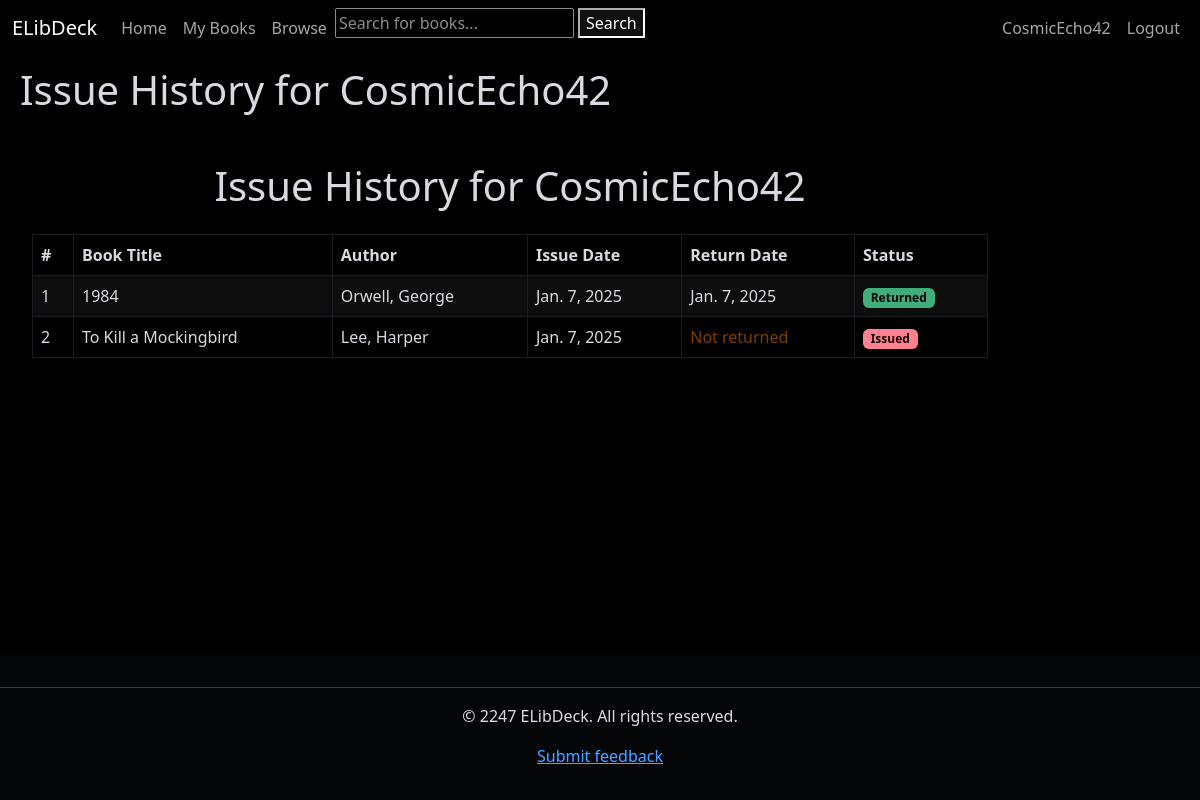
Before: /profile/history (signed in) with the older database file.
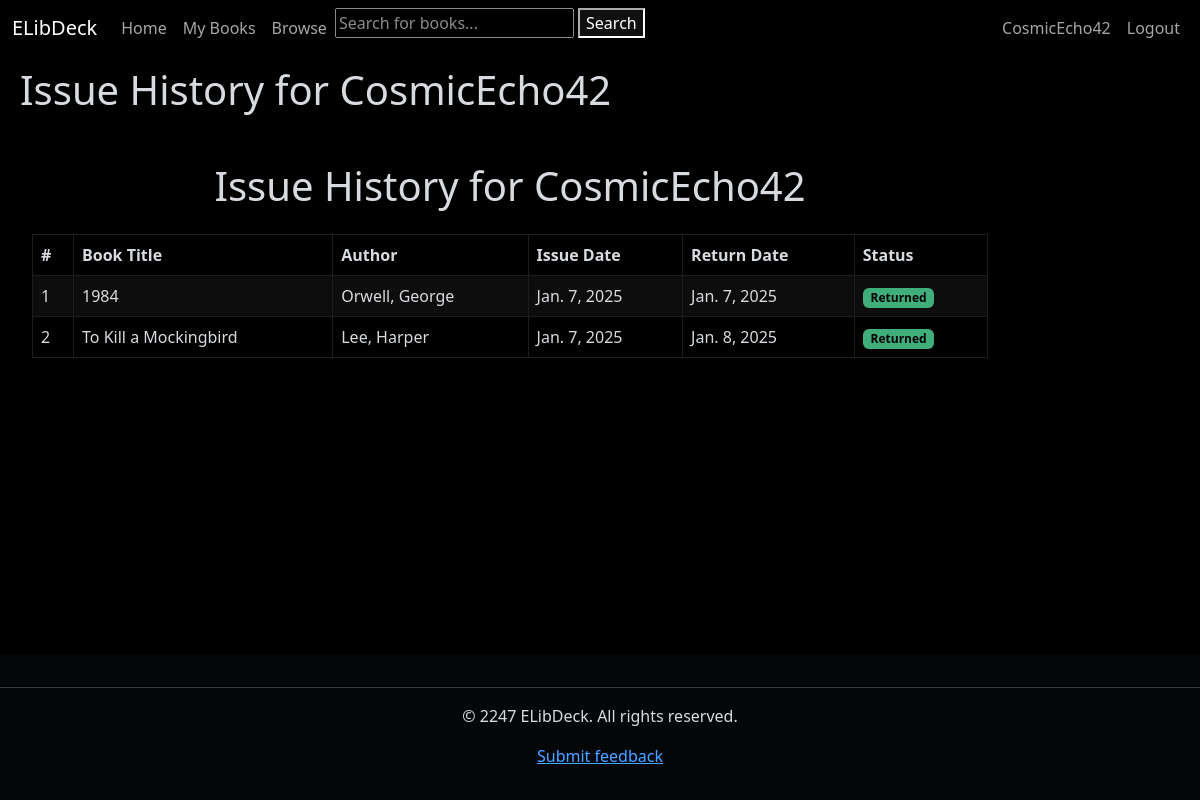
After: the same page with the newer database file.
### books_catalog/models.py (models this page shows, shortened)
class BorrowingHistory(models.Model):
    user = models.ForeignKey(settings.AUTH_USER_MODEL, on_delete=models.CASCADE)
    bookinst = models.ForeignKey(BookInstance, on_delete=models.CASCADE, null=True, blank=True)
    borrowed_date = models.DateField(default=timezone.now)
    return_date = models.DateField(null=True, blank=True)
    @property
    def is_returned(self):
        return self.return_date is not None

class BookInstance(models.Model):
    id = models.UUIDField(primary_key=True, default=uuid.uuid4,
                          help_text="Unique ID for this particular book across whole library")
    book = models.ForeignKey('Book', on_delete=models.RESTRICT, null=True)
    imprint = models.CharField(max_length=200, blank=True, null=True)
    due_date = models.DateField(null=True, blank=True)
    borrower = models.ForeignKey(settings.AUTH_USER_MODEL, on_delete=models.SET_NULL, null=True, blank=True)
    LOAN_STATUS = (
        ('o', 'On loan'),
        ('a', 'Available'),
        ('r', 'Reserved'),
    )
    total_late_fee = models.DecimalField(max_digits=5, decimal_places=2, default=0.00)
    status = models.CharField(
        max_length=1,
        choices=LOAN_STATUS,
        blank=True,
        default='m',
        help_text='Book availability',
    )
    class Meta:
        ordering = ['due_date']
        permissions = (("can_mark_returned", "Set book as returned"),)

class Book(models.Model):
    title = models.CharField(max_length=255, blank=True, null=True, help_text='Title of book')
    author = models.ForeignKey('Author', on_delete=models.RESTRICT, null=True)
    summary = models.TextField(max_length=1000, help_text="Enter a brief description of the book.", blank=True,
                               null=True)
    isbn = models.CharField('ISBN', max_length=13, unique=True, help_text='13 character ISBN', blank=True, null=True)
    genre = models.ManyToManyField(Genre, help_text='Select a genre for this book.')
    cover_image = models.ImageField(upload_to='covers', blank=True, null=True)
    publication_date = models.IntegerField(blank=True, null=True, help_text='Year of publication')
    borrowers = models.ManyToManyField(settings.AUTH_USER_MODEL, blank=True, related_name="borrowed_books")
    class Meta:
        ordering = ['title', '-publication_date']

class Author(models.Model):
    first_name = models.CharField(max_length=100)
    last_name = models.CharField(max_length=100)
    date_of_birth = models.DateField(null=True, blank=True)
    date_of_death = models.DateField('Died', null=True, blank=True)
    class Meta:
        ordering = ['last_name', 'first_name']
    def __str__(self):
        return f'{self.last_name}, {self.first_name}'

### books_catalog/views.py (the view)
# urls.py: path('profile/history', views.issue_history, name='issue-history'),
@login_required
def issue_history(request):
    borrows = BorrowingHistory.objects.filter(user=request.user).order_by('-borrowed_date')
    return render(request, 'books_catalog/issue_history.html', {'borrows': borrows})

### books_catalog/templates/books_catalog/issue_history.html
{% extends 'generic.html' %}
{% block content %}
    <h1>Issue History for {{ request.user.username }}</h1>
    <div class="container mt-5">
        <h1 class="text-center mb-4">Issue History for {{ request.user.username }}</h1>
        <div class="table-responsive">
            <table class="table table-bordered table-striped table-hover">
                <thead>
                    <tr>
                        <th>#</th>
                        <th>Book Title</th>
                        <th>Author</th>
                        <th>Issue Date</th>
                        <th>Return Date</th>
                        <th>Status</th>
                    </tr>
                </thead>
                <tbody>
                    {% for borrow in borrows %}
                    <tr>
                        <td>{{ forloop.counter }}</td>
                        <td>{{ borrow.bookinst.book.title }}</td>
                        <td>{{ borrow.bookinst.book.author }}</td>
                        <td>{{ borrow.borrowed_date }}</td>
                        <td>
                            {% if borrow.return_date %}
                                {{ borrow.return_date }}
                            {% else %}
                                <span class="text-warning">Not returned</span>
                            {% endif %}
                        </td>
                        <td>
                            {% if borrow.is_returned %}
                                <span class="badge bg-success">Returned</span>
                            {% else %}
                                <span class="badge bg-danger">Issued</span>
                            {% endif %}
                        </td>
                    </tr>
                    {% endfor %}
                </tbody>
            </table>
        </div>
    </div>
{% endblock %}

Changed rows visible on the page:
changed BorrowingHistory "To Kill a Mockingbird": return_date (not shown) → "Jan. 8, 2025"; return_date "Not returned Issued" → "Returned"
